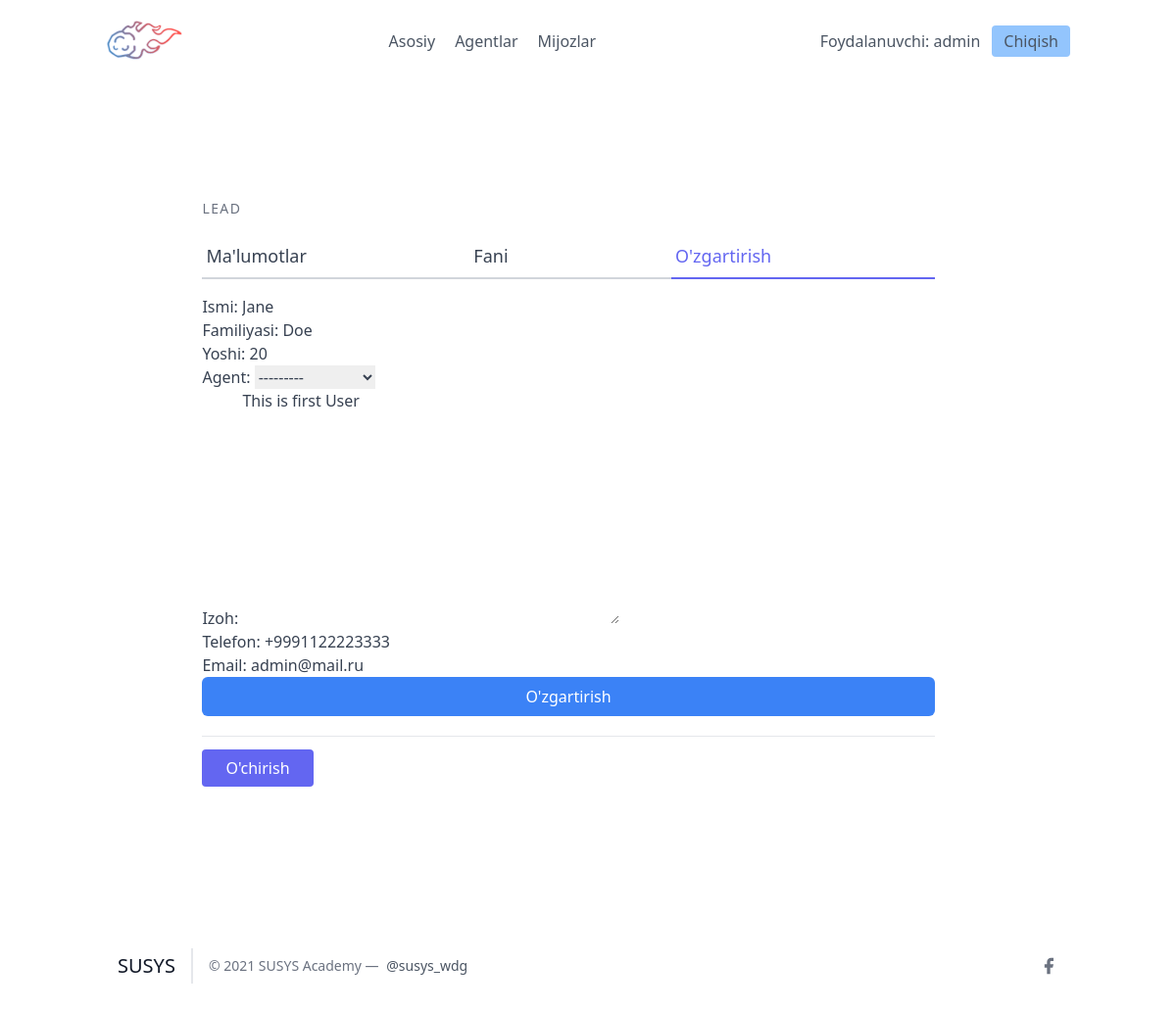
Page /leads/1/update_detail/ (signed in) on the committed database.
### leads/models.py (models this page shows, shortened)
class User(AbstractUser):
    is_organisor = models.BooleanField(default=True)
    is_agent = models.BooleanField(default=False)

class Lead(models.Model):
    ismi = models.CharField(max_length=20)
    familiyasi = models.CharField(max_length=20)
    yoshi = models.IntegerField(default=0)
    organisation = models.ForeignKey(UserProfile, on_delete=models.CASCADE)
    agent = models.ForeignKey("Agent", null=True, blank=True, on_delete=models.SET_NULL)
    category = models.ForeignKey("Category", related_name='leads', null=True,  blank=True, on_delete=models.SET_NULL)
    izoh = models.TextField()
    sana = models.DateTimeField(auto_now_add=True)
    telefon = models.CharField(max_length=20)
    email = models.EmailField()

### leads/views.py (the view, shortened to what this page needs)
# urls.py: path('<int:pk>/update_detail/', LeadUpdateView.as_view(), name="update"),
class LeadUpdateView(OrganiserAndLoginRequiredMixin, UpdateView):
    template_name = "leads/leads_update.html"
    queryset = Lead.objects.all()
    form_class = LeadModelForm

### leads/forms.py
class LeadModelForm(forms.ModelForm):
    class Meta:
        model = Lead
        fields = (
            "ismi",
            "familiyasi",
            "yoshi",
            "agent",
            'izoh',
            'telefon',
            'email',
        )

### agents/mixins.py (called while the page is built)
    def dispatch(self, request, *args, **kwargs):
        if not request.user.is_authenticated or not request.user.is_organisor:
            return redirect("login")
        return super().dispatch(request, *args, **kwargs)

### leads/models.py (called while the page is built)
    def __str__(self):
        return str(self.user)

### leads/templates/leads/leads_update.html (shortened to what this page needs)
{% extends "base.html" %}
{% load tailwind_filters %}
{% block content %}
<section class="text-gray-700 body-font overflow-hidden">
    <div class="container px-5 py-24 mx-auto">
      <div class="lg:w-4/5 mx-auto flex flex-wrap">
        <div class="w-full lg:pr-10 lg:py-6 mb-6 lg:mb-0">
            <h2 class="text-sm title-font text-gray-500 tracking-widest">LEAD</h2>
            <div class="flex mb-4">
                <a href="{% url 'leads:detallar' lead.pk %}" class="flex-grow border-b-2 border-gray-300 py-2 text-lg px-1">
                    Ma'lumotlar
                </a>
                <a href="{% url 'leads:lead-category-update' lead.pk %}" class="flex-grow border-b-2 border-gray-300 py-2 text-lg px-1">
                    Fani
                </a>
                <a href="{% url 'leads:update' lead.pk %}" class="flex-grow text-indigo-500 border-b-2 border-indigo-500 py-2 text-lg px-1">
                    O'zgartirish
                </a>
            </div>
            <form form method="post">
                {{ form|crispy }}
                <button type="submit" class="w-full text-white bg-blue-500 hover:bg-blue-600 px-3 py-2 rounded-md">O'zgartirish</button>
            </form>
            <div class="mt-5 py-5 border-t border-gray-200">
                <a href="{% url 'leads:delete' lead.pk %}" class="w-1/2 mt-3 text-white bg-indigo-500 border-0 py-2 px-6 focus:outline-none hover:bg-indigo-600 rounded">
                    O'chirish
                </a>
            </div>
        </div>
      </div>
    </div>
  </section>
{% endblock content %}

### frontend/details/navbar.html
{% load static %}
<header class="text-gray-600 body-font">
  <div class="container mx-auto flex flex-wrap p-5 flex-col md:flex-row items-center">
    <a class="flex title-font font-medium items-center text-gray-900 mb-4 md:mb-0">
      <img src="{% static 'images/logo.png' %}" style="width: 80px;" alt="Logo">
    </a>
    <nav class="md:ml-auto md:mr-auto flex flex-wrap items-center text-base justify-center">
      <a href="/" class="mr-5 hover:text-gray-900">Asosiy</a>
    {% if not request.user.is_authenticated %}
      </nav>
        <button class="inline-flex items-center bg-blue-300 border-0 py-1 px-3 focus:outline-none hover:bg-blue-200 rounded text-base mt-4 md:mt-0" style="margin-right: 20px">
          <a  href="{% url 'signup' %}">Ro'yxatdan o'tish
          </a>
        </button>
      {% else %}
      {% if request.user.is_organisor %}
        <a href="/agents/" class="mr-5 hover:text-gray-900">Agentlar</a>
      {% endif %}
        <a href="/leads/" class="mr-5 hover:text-gray-900">Mijozlar</a>
      </nav>
    {% endif %}
    {% if request.user.is_authenticated %}
      Foydalanuvchi: {{ request.user.username }}
      <button class="ml-3 inline-flex items-center bg-blue-300 border-0 py-1 px-3 focus:outline-none hover:bg-blue-200 rounded text-base mt-4 md:mt-0">
        <a  href="{% url 'logout' %}">Chiqish
        </a>
      </button>
    {% else %}
    <button class="inline-flex items-center bg-blue-300 border-0 py-1 px-3 focus:outline-none hover:bg-blue-200 rounded text-base mt-4 md:mt-0">
      <a href="{% url 'login' %}">Kirish
    </a>
    </button>
    {% endif %}
  </div>
</header>

### rows in the picture
User: user.username "admin"
Lead: ismi "Jane", familiyasi "Doe", yoshi "20", agent "---------", izoh "This is first User", telefon "+9991122223333", email "admin@mail.ru"
